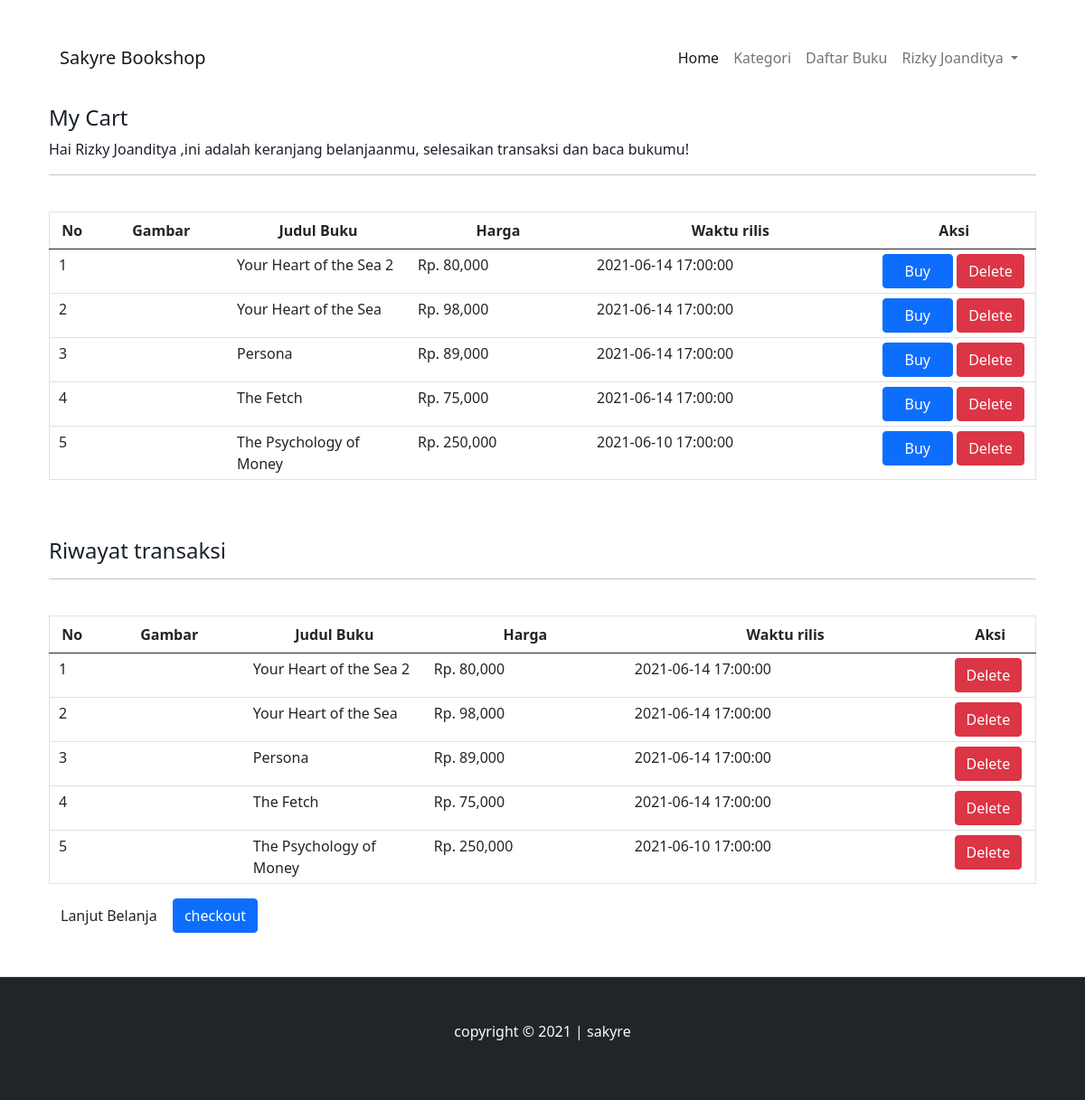
Screenshot of /cart.php (signed in) with the database file from the repository.
### tables this page shows
CREATE TABLE `db_user` (
  `id` int(12) NOT NULL,
  `username` varchar(50) NOT NULL,
  `email` varchar(50) NOT NULL,
  `password` varchar(255) NOT NULL,
  `nama` varchar(255) NOT NULL,
  `hp` varchar(50) NOT NULL,
  `alamat` text NOT NULL,
  `role` varchar(11) NOT NULL
);

CREATE TABLE `db_product` (
  `product_id` int(12) NOT NULL,
  `category_id` int(12) NOT NULL,
  `product_name` varchar(50) NOT NULL,
  `product_price` int(11) NOT NULL,
  `product_description` text NOT NULL,
  `desc` varchar(100) NOT NULL,
  `product_image` varchar(100) NOT NULL,
  `product_status` varchar(10) NOT NULL,
  `date_created` timestamp NOT NULL DEFAULT current_timestamp()
);

### cart.php (the view, shortened to what this page needs)
<!DOCTYPE html>
<html lang="en">
<head>
    <link href="https://cdn.jsdelivr.net/npm/bootstrap@5.0.1/dist/css/bootstrap.min.css" rel="stylesheet"
>
    <link rel="stylesheet" href="../css/style.css">
</head>
<body>
    <?php
      require 'navbar.index.php';
    ?>
    <div class="container mt-4">
        <div class="container-fluid">
            <h4>My Cart</h4>
            <p>Hai <?php echo $d->nama ?> ,ini adalah keranjang belanjaanmu, selesaikan transaksi dan baca bukumu! </p>
            <hr><br>
            <table border="1" cellspacing="0" class="table">
            <thead>
                    <tr class="text-center">
                        <th width="50px">No</throw>
                        <th>Gambar</th>
                        <th width="200px">Judul Buku</th>
                        <th>Harga</th>
                        <th >Waktu rilis</th>
                        <th width="180">Aksi</th>
                        </th>
                    </tr>
                </thead>
                <tbody>
                    <?php
    $no=1;
    $buku = mysqli_query($conn, "SELECT * FROM db_product LEFT JOIN db_category USING (category_id) ORDER BY product_id DESC");
    if(mysqli_num_rows($buku)>0){
    while($row = mysqli_fetch_array($buku)){
?>
                    <tr>
                        <td><?php echo $no++ ?></td>
                        <td><img src="../sakyre2.0/img/cover-book/<?php echo $row['product_image']?>" alt=""
                                width="120px"></td>
                        <td><?php echo $row['product_name']?> </td>
                        <td>Rp. <?php echo number_format($row['product_price']) ?></td>
                        <td><?php echo ($row['date_created'])?></td>
                        <td> <a class="btn btn-primary px-4" href="../sakyre2.0/beli.php">Buy</a>
                            <a class="btn btn-danger" href="proses.hapus.php?idp=<?php echo $row['product_id']  ?>"
                                onclick="return confirm('Are you sure to delete this ?')">Delete</a>
                        </td>
                    </tr>
                    <?php } }else{?>
                    <tr>
                        <td colspan="8">Tidak ada data</td>
                    </tr>
                    <?php } ?>
                </tbody>
            </table>
            <br><br>
            <h4>Riwayat transaksi</h4>
            <hr><br>
            <table border="1" cellspacing="0" class="table">
                <thead  class="text-center">
                    <tr>
                        <th width="50px">No</throw>
                        <th>Gambar</th>
                        <th width="200px">Judul Buku</th>
                        <th>Harga</th>
                        <th>Waktu rilis</th>
                        <th width="100">Aksi</th>
                        </th>
                    </tr>
                </thead>
                <tbody>
                    <?php
    $no=1;
    $buku = mysqli_query($conn, "SELECT * FROM db_product LEFT JOIN db_category USING (category_id) ORDER BY product_id DESC");
    if(mysqli_num_rows($buku)>0){
    while($row = mysqli_fetch_array($buku)){
?>
                    <tr>
                        <td><?php echo $no++ ?></td>
                        <td><img src="../sakyre2.0/img/cover-book/<?php echo $row['product_image']?>" alt=""
                                width="120px"></td>
                        <td><?php echo $row['product_name']?> </td>
                        <td>Rp. <?php echo number_format($row['product_price']) ?></td>
                        <td><?php echo ($row['date_created'])?></td>
                        <td>
                            <a class="btn btn-danger" href="proses.hapus.php?idp=<?php echo $row['product_id']  ?>"
                                onclick="return confirm('Are you sure to delete this ?')">Delete</a>
                        </td>
                    </tr>
                    <?php } }else{?>
                    <tr>
                        <td colspan="8">Tidak ada data</td>
                    </tr>
                    <?php } ?>
                </tbody>
            </table>
            <a href="index.php" class="btn btn-default">Lanjut Belanja</a>
            <a href="checkout.php" class="btn btn-primary">checkout</a>
        </div>
    </div>
    <?php
    require 'footer.php';
?>
</body>
</html>

### navbar.index.php (shortened to what this page needs)
<?php
    include 'functions.php';
    $select = mysqli_query($conn, "SELECT * FROM db_user WHERE id = '".$_SESSION['id']."'");
    $d      = mysqli_fetch_object($select);
?>
<div class="container my-3">
    <div class="container-fluid">
        <nav class="navbar navbar-expand-lg navbar-light bg-white pt-4">
            <div class="container-fluid">
                <a class="navbar-brand" href="../sakyre2.0/index.php">Sakyre Bookshop</a>
                <div class="collapse navbar-collapse" id="#navbarScroll">
                    <ul class="navbar-nav ml-10px ms-auto mb-2 mb-lg-0">
                        <li class="nav-item">
                            <a class="nav-link active" aria-current="page" href="../sakyre2.0/index.php">Home</a>
                        </li>
                        <?php
              if($d->role=='admin'){
                        ?>
                        <li class="nav-item">
                            <a class="nav-link" href="../sakyre2.0/kategori.php">Kategori</a>
                        </li>
                        <?php
                        }else {?>
                        <li><a class="nav-link" href="../sakyre2.0/kategori.member.php">Kategori</a></li>
                        <?php } ?>
                        <li class="nav-item">
                        <?php
                            if($d->role=='admin'){
                          ?>
                                <li><a class="nav-link" href="../sakyre2.0/buku.php">Daftar Buku</a></li>
                                <?php
                           }else {?>
                                <li><a class="nav-link" href="../sakyre2.0/buku.member.php">Daftar Buku</a></li>
                                <?php } ?>
                        </li>
                        <li class="nav-item dropdown">
                            <a class="nav-link dropdown-toggle" href="#" id="navbarDropdown" role="button"
                                data-bs-toggle="dropdown" aria-expanded="false">
                                <?php echo $d->nama?>
                            </a>
                        </li>
                    </ul>
                </div>
            </div>
        </nav>
    </div>
</div>

### css/style.css (style rules this page uses)
.container .container-fluid table.table { width: 100%; border-collapse: collapse; }
.container .container-fluid table.table tr { height: 30px; }
.container .container-fluid table.table tr td { padding: 5px 10px; }
body { display: block; }
body { margin-top: 20px; color: #1a202c; text-align: left; background-color: #fff; }
.mb-3, .my-3 { margin-bottom: 1rem !important; }
html { scroll-behavior: smooth; }

### rows the page displays
db_user: nama "Rizky Joanditya"
db_product: product_name "Your Heart of the Sea 2", product_price "80,000", date_created "2021-06-14 17:00:00"
db_product: product_name "Your Heart of the Sea", product_price "98,000", date_created "2021-06-14 17:00:00"
db_product: product_name "Persona", product_price "89,000", date_created "2021-06-14 17:00:00"
db_product: product_name "The Fetch", product_price "75,000", date_created "2021-06-14 17:00:00"
db_product: product_name "The Psychology of Money", product_price "250,000", date_created "2021-06-10 17:00:00"
